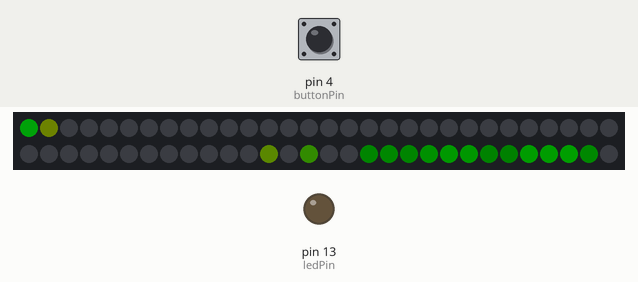
Recording of a sketch running on a simulated Arduino Uno, built with avr-gcc and run on an emulated ATmega328P. Parts: 60 RGB LEDs in strip order, left to right, continuing on the next row, output pins drawn as LEDs (lit = HIGH). The inputs (shaded band) are chosen by the test bench; at power-on: pin 4 (buttonPin) HIGH. Dim RGB values are drawn brighter than linear; random numbers use the default seed unless the sketch sets one.

Above: at 3.2 s.
3.3 s: pin 4 (buttonPin) pulled LOW for 0.15 s
At 4.3 s:
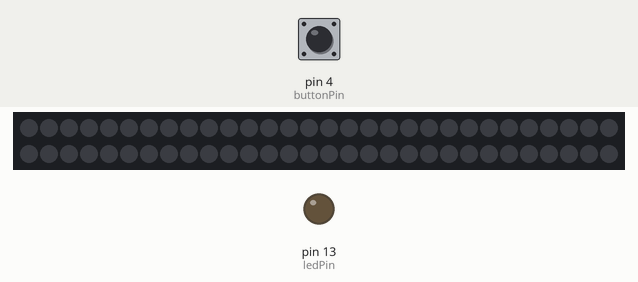
5.1 s: pin 4 (buttonPin) pulled LOW for 1 s
At 5.85 s:
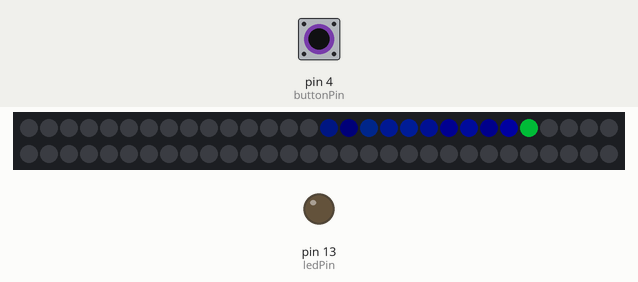
6.7 s: pin 4 (buttonPin) pulled LOW for 0.15 s
At 6.92 s:
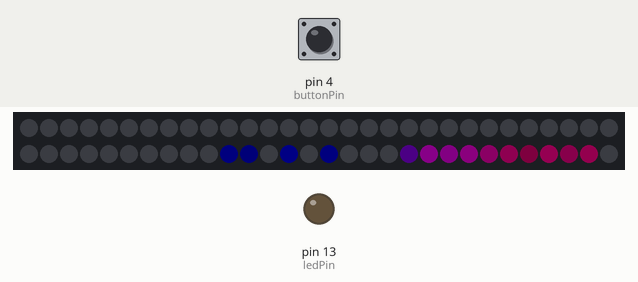
8.3 s: pin 4 (buttonPin) pulled LOW for 3.2 s
At 9.09 s:
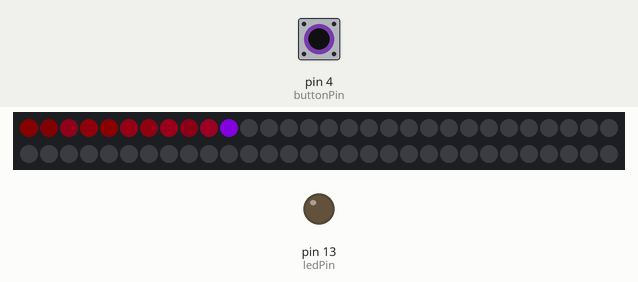
12.1 s: pin 4 (buttonPin) pulsed LOW 2 times (0.12 s each, 0.3 s apart)
At 13.8 s:
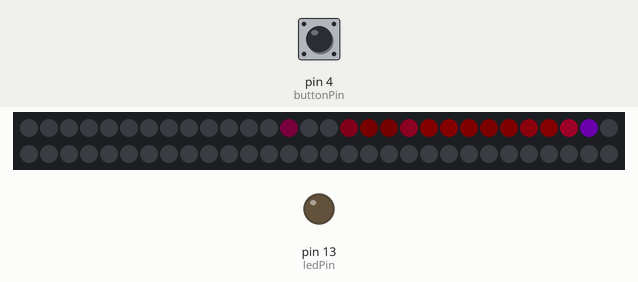
15.7 s: pin 4 (buttonPin) pulled LOW for 0.15 s
At 15.84 s:
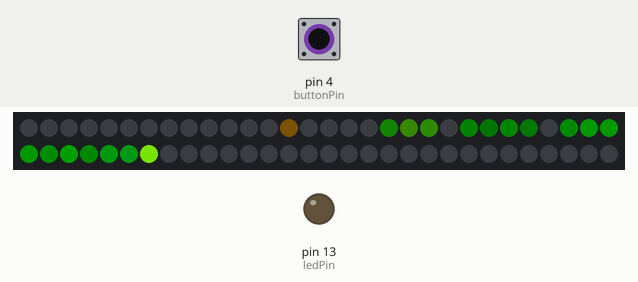
Timing chart, 0 to 18.4 s (numbered marks = the images above; inputs shaded):
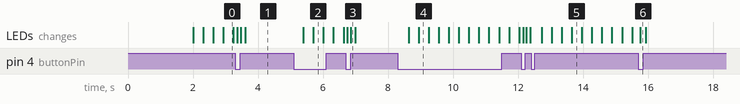

The sketch:

classical_music_show_v0.ino
```cpp
//==============LED strip part=================================================================

//This project needs the FastLED library - link in the description.
#include "FastLED.h"

//The total number of LEDs being used is 144
#define NUM_LEDS 60

// The data pin for the NeoPixel strip is connected to digital Pin 6 on the Arduino
#define DATA_PIN 6

//Initialise the LED array, the LED Hue (ledh) array, and the LED Brightness (ledb) array.
CRGB leds[NUM_LEDS];
byte ledh[NUM_LEDS];
byte ledb[NUM_LEDS];

//Pin connections
//const int potPin = A0;      // The potentiometer signal pin is connected to Arduino's Analog Pin 0
//const int yPin = A4;        // Y pin on accelerometer is connected to Arduino's Analog Pin 4
                            // The accelerometer's X Pin and the Z Pin were not used in this sketch

//Global Variables ---------------------------------------------------------------------------------
byte potVal=0;                // potVal:      manages color
byte prevPotVal=0;          // prevPotVal:  stores the previous potentiometer value
int LEDSpeed=50;             // LEDSpeed:    stores the "speed" of the LED animation sequence
int maxLEDSpeed = 300;       // maxLEDSpeed: identifies the maximum speed of the LED animation sequence
int LEDAccel=0;             // LEDAccel:    stores the acceleration value of the LED animation sequence (to speed it up or slow it down)
int LEDPosition=29;         // LEDPosition: identifies the LED within the strip to modify (leading LED). The number will be between 0-143.  (Zero to NUM_LEDS-1)
int oldPos=0;               // oldPos:      holds the previous position of the leading LED
byte hue = 0;               // hue:         stores the leading LED's hue value
byte intensity_origin = 100; // intensity_origin:   the base brightness of the leading LED
byte intensity=intensity_origin;//intensity of the LEDs
int changeIntensity=50;     // defines the weight of the intensity variation
byte bright = 80;           // bright:      this variable is used to modify the brightness of the trailing LEDs
int animationDelay = 0;     // animationDelay: is used in the animation Speed calculation. The greater the animationDelay, the slower the LED sequence.
int effect = 2;             // effect:      is used to differentiate and select one out of the four effects
int sparkTest = 0;          // sparkTest:   variable used in the "sparkle" LED animation sequence
boolean constSpeed = true; // constSpeed:  toggle between constant and variable speed.
int changeColorSpeed=5;   //defines the speed of color change 2 to 255
boolean bounce=false;     //boolean to define if the LED should bounce or start from the LEDPosition

//==============LED strip part- end=================================================================


//==============button part=================================================================

// set pin numbers:
const int buttonPin = 4;     // the number of the pushbutton pin
const int ledPin =  13;      // the number of the LED pin

// variables will change:
bool buttonState = HIGH;         // variable for reading the current pushbutton status
bool previous_buttonState=HIGH;
bool lightState =HIGH;                 // variable for light status
bool previous_lightState=HIGH;

//==============button part - end=================================================================


void setup() {
//==============button part=================================================================
  pinMode(ledPin, OUTPUT);  // initialize the LED pin as an output:
  pinMode(buttonPin, INPUT_PULLUP);     // initialize the pushbutton pin as an input:

//==============led part=================================================================
  delay(2000);          //Delay for two seconds to power the LEDS before starting the data signal on the Arduino
  FastLED.addLeds<WS2812B, DATA_PIN, GRB>(leds, NUM_LEDS);                            //initialise the LED strip

  //DEBUG///
  Serial.begin(9600);
}

void loop() {
//==============button part=================================================================
//  button_state();
//  light_change();
//  readPotentiometer();
  while(true){
    bool lightChange=false;
    lightChange=button_state();
    changeColor();
    changeBrightness();
    adjustSpeed();
    constrainLEDs();
    cometEffect();

      if (lightChange==true){
        delay(100);
        break;
        }
   }
   while(true){
    bool lightChange=false;
    lightChange=button_state();
//    fadeLEDs(100);
        for(int led = 0; led < NUM_LEDS/2; led++) {
          showLED(NUM_LEDS/2+led, 0, 0, 0);
          showLED(NUM_LEDS/2-1-led, 0, 0, 0);
        }
      if (lightChange==true){
        delay(100);
        break;
        }
   }


}


/////////////////////////////////////////////////////////////////////////////////
// Button state - returns true or false if there is a change in the button state
/////////////////////////////////////////////////////////////////////////////////


bool button_state(){
    // read the state of the pushbutton value:
  previous_buttonState=buttonState;
  buttonState = digitalRead(buttonPin);


    // check if the button state changed
  if (buttonState==LOW && previous_buttonState==HIGH) {
    previous_buttonState=buttonState;
      return true;
  }
  return false;
}

/////////////////////////////////////////////////////////////////////////////////

/////////////////////////////////////////////////////////////////////////////////
// Light change
/////////////////////////////////////////////////////////////////////////////////


void light_change(){
  if (lightState==HIGH) {
    digitalWrite(ledPin, HIGH);
      previous_lightState=HIGH;
//      adjustSpeed();
   while(true){
    digitalWrite(ledPin, HIGH);
      constrainLEDs();                                              // 3rd effect : Comet effect. Hue controlled by potentiometer, direction by accelerometer
      cometEffect();
      delay(100);
      digitalWrite(ledPin, LOW);
      if (button_state()==true){
        break;
        }
   }
  }
  if (lightState==LOW)  {
    digitalWrite(ledPin, LOW);
    previous_lightState=LOW;
    fadeLEDs(100);
  }
  delay(100);
}

/////////////////////////////////////////////////////////////////////////////////

//===================================================================================================================================================
// lightOff() : Randomly makes the LED color evolve
//===================================================================================================================================================
//void changeColor(){
//  long delta=random(0,changeColorSpeed);    //random number
//  potVal=potVal+delta;                      //add to the potVal which defines color in the functions
//  if(potVal>255){
//    potVal=0+delta;
//  }
//}


//===================================================================================================================================================
// readPotentiometer() : Take a potentiometer reading. This value will be used to control various LED animations, and to choose the animation sequence to display.
//===================================================================================================================================================
void readPotentiometer(){
  //Take a reading from the potentiometer and convert the value into a number between 0 and 255
//  potVal = map(analogRead(potPin), 0, 1023 , 0, 255);

  // If the potentiometer reading is equal to zero, then move to the next effect in the list.
  if(potVal==0){
    if(prevPotVal>0){   // This allows us to switch effects only when the potentiometer reading has changed to zero (from a positive number). Multiple zero readings will be ignored.
      prevPotVal = 0;   // Set the prev pot value to zero in order to ignore replicate zero readings.
      effect++;         // Go to the next effect.
      if(effect>4){
        effect=0;       // Go back to the first effect after the fifth effect.
      }
    }
  }
  prevPotVal=potVal;    // Keep track of the previous potentiometer reading
}

//===================================================================================================================================================

//===================================================================================================================================================
// changeColor() : Randomly makes the LED color evolve
//===================================================================================================================================================
void changeColor(){
  long delta=random(0,changeColorSpeed);    //random number
  potVal=potVal+delta;                      //add to the potVal which defines color in the functions
  if(potVal>255){
    potVal=0+delta;
  }
}

//===================================================================================================================================================
// changeBrightness() : Change the brightness of the LED
//===================================================================================================================================================
int i_cB=0;

void changeBrightness(){
  i_cB++;
  if(i_cB==10){
    i_cB=0;
    long delta=random(-100,100);
    intensity=intensity+delta;
    bright=bright+delta;
  }

}


//===================================================================================================================================================
// adjustSpeed() : use the Y axis value of the accelerometer to adjust the speed and the direction of the LED animation sequence
//===================================================================================================================================================
void adjustSpeed(){
  // Take a reading from the Y Pin of the accelerometer and adjust the value so that
  // positive numbers move in one direction, and negative numbers move in the opposite diraction.
  // We use the map function to convert the accelerometer readings, and the constrain function to ensure that it stays within the desired limits
  // The values of 230 and 640 were determined by trial and error and are specific to my accelerometer. You will need to adjust these numbers to suit your module.

  LEDAccel = 0;   //constrain(map(analogRead(yPin), 230, 640 , maxLEDSpeed, -maxLEDSpeed),-maxLEDSpeed, maxLEDSpeed);


  // If the constSpeed variable is "true", then make sure that the speed of the animation is constant by modifying the LEDSpeed and LEDAccel variables.
  if(constSpeed){
    LEDAccel=0;
    if(LEDSpeed>0){
      LEDSpeed = maxLEDSpeed/1.1;     // Adjust the LEDSpeed to half the maximum speed in the positive direction
    }
    if (LEDSpeed<0){
      LEDSpeed = -maxLEDSpeed/1.1;    // Adjust the LEDSpeed to half the maximum speed in the negative direction
    }
  }

  // The Speed of the LED animation sequence can increase (accelerate), decrease (decelerate) or stay the same (constant speed)
  LEDSpeed = LEDSpeed + LEDAccel;

  //The following lines of code are used to control the direction of the LED animation sequence, and limit the speed of that animation.
  if (LEDSpeed>0){
    LEDPosition++;                                       // Illuminate the LED in the Next position
    if (LEDSpeed>maxLEDSpeed){
      LEDSpeed=maxLEDSpeed;                              // Ensure that the speed does not go beyond the maximum speed in the positive direction
    }
  }

  if (LEDSpeed<0){
    LEDPosition--;                                       // Illuminate the LED in the Prior position
    if (LEDSpeed<-maxLEDSpeed){
      LEDSpeed = -maxLEDSpeed;                           // Ensure that the speed does not go beyond the maximum speed in the negative direction
    }
  }
}


//===================================================================================================================================================
// constrainLEDs() : This ensures that the LED animation sequence remains within the boundaries of the various arrays (and the LED strip)
//                   and it also creates a "bouncing" effect at both ends of the LED strip.
//===================================================================================================================================================
void constrainLEDs(){

  LEDPosition = constrain(LEDPosition, 0, NUM_LEDS-1);    // Make sure that the LEDs stay within the boundaries of the LED strip
  if(bounce){
    if(LEDPosition == 0 || LEDPosition == NUM_LEDS-1) {
        LEDSpeed = (LEDSpeed * -0.9);                         // Reverse the direction of movement when LED gets to end of strip. This creates a bouncing ball effect.
      }
  }
  else{
    if(LEDPosition==0){
      LEDPosition = NUM_LEDS-1;
    }
    if(LEDPosition==NUM_LEDS-1){
      LEDPosition = 0;
    }
  }
}


//===================================================================================================================================================
// cylonWithHueControl() :  This is the 1st LED effect. The cylon colour is controlled by the potentiometer. The speed is constant.
//===================================================================================================================================================
void cylonWithHueControl(){
      constSpeed = true;                                  // Make the LED animation speed constant
      showLED(LEDPosition, potVal, 255, intensity);       // Illuminate the LED
      fadeLEDs(8);                                        // Fade LEDs by a value of 8. Higher numbers will create a shorter tail.
      setDelay(LEDSpeed);                                 // The LEDSpeed is constant, so the delay is constant
}


//===================================================================================================================================================
// cylonWithBrightnessControl() : This is the 2nd LED effect. The cylon colour is red (hue=0), and the brightness is controlled by the potentiometer
//===================================================================================================================================================
void cylonWithBrightnessControl(){
      constSpeed = true;                                  // Make speed constant
      showLED(LEDPosition, 0, 255, intensity);               // Brightness is controlled by potentiometer.
      fadeLEDs(16);                                       // Fade LEDs by a value of 16
      setDelay(LEDSpeed);                                 // The LEDSpeed is constant, so the delay is constant
}


//===================================================================================================================================================
// cometEffect() :  This is the 3rd LED effect. The random brightness of the trailing LEDs produces an interesting comet-like effect.
//===================================================================================================================================================
void cometEffect(){
      constSpeed = true;                                  // The speed will be controlled by the slope of the accelerometer (y-Axis)
      showLED(LEDPosition, potVal, 255, intensity);        // Hue will change with potentiometer.

      //The following lines create the comet effect
      bright = random(50, 100);                            // Randomly select a brightness between 50 and 100
      leds[LEDPosition] = CHSV((potVal+40),255, bright);   // The trailing LEDs will have a different hue to the leading LED, and will have a random brightness
      fadeLEDs(8);                                         // This will affect the length of the Trailing LEDs
      setDelay(LEDSpeed);                                  // The LEDSpeed will be affected by the slope of the Accelerometer's y-Axis
}


//===================================================================================================================================================
// fireStarter() : This is the 4th LED effect. It starts off looking like a ball of fire, leaving a trail of little fires. But as you
//                 turn the potentiometer, it becomes more like a shooting star with a rainbow-sparkle trail.
//===================================================================================================================================================
void fireStarter(){
      constSpeed = false;                                  // The speed will be controlled by the slope of the accelerometer (y-Axis)
      ledh[LEDPosition] = potVal;                          // Hue is controlled by potentiometer
      showLED(LEDPosition, ledh[LEDPosition], 255, intensity);

      //The following lines create the fire starter effect
      bright = random(50, 100);                            // Randomly select a brightness between 50 and 100
      ledb[LEDPosition] = bright;                          // Assign this random brightness value to the trailing LEDs
      sparkle(potVal/5);                                   // Call the sparkle routine to create that sparkling effect. The potentiometer controls the difference in hue from LED to LED.
      fadeLEDs(1);                                         // A low number creates a longer tail
      setDelay(LEDSpeed);                                  // The LEDSpeed will be affected by the slope of the Accelerometer's y-Axis
}


//===================================================================================================================================================
// levelSense() : This is the 5th and final LED effect. The accelerometer is used in conjunction with the LED strip to create a digital "Spirit" Level.
//                You can use the illuminated LEDs to identify the angle of the LED strip
//===================================================================================================================================================
//void levelSense(){
//      constSpeed = true;
//      LEDPosition = constrain(map(analogRead(yPin), 230, 640, 1, NUM_LEDS-1), 0 , NUM_LEDS-1);
//
//      //Jitter correction: this will reduce the amount of jitter caused by the accelerometer reading variability
//      if(abs(LEDPosition-oldPos) < 2){
//        LEDPosition = oldPos;
//      }
//
//      //The following lines of code will ensure the colours remain within the red to green range, with green in the middle and red at the ends.
//      hue = map(LEDPosition, 0, NUM_LEDS-1, 0, 200);
//      if (hue>100){
//         hue = 200 - hue;
//      }
//
//      //Illuminate 2 LEDs next to each other
//      showLED(LEDPosition, hue, 255, intensity);
//      showLED(LEDPosition-1, hue, 255, intensity);
//
//      //If the position moves, then fade the old LED positions by a factor of 25 (high numbers mean shorter tail)
//      fadeLEDs(25);
//      oldPos = LEDPosition;
//}


//===================================================================================================================================================
// fadeLEDs(): This function is used to fade the LEDs back to black (OFF)
//===================================================================================================================================================
void fadeLEDs(int fadeVal){
  for (int i = 0; i<NUM_LEDS; i++){
    leds[i].fadeToBlackBy( fadeVal );
  }
}


//===================================================================================================================================================
// showLED() : is used to illuminate the LEDs
//===================================================================================================================================================
void showLED(int pos, byte LEDhue, byte LEDsat, byte LEDbright){
  leds[pos] = CHSV(LEDhue,LEDsat,LEDbright);
  FastLED.show();
}


//===================================================================================================================================================
// setDelay() : is where the speed of the LED animation sequence is controlled. The speed of the animation is controlled by the LEDSpeed variable.
//              and cannot go faster than the maxLEDSpeed variable.
//===================================================================================================================================================
void setDelay(int LSpeed){
  animationDelay = maxLEDSpeed - abs(LSpeed);
  delay(animationDelay);
}


//===================================================================================================================================================
// sparkle() : is used by the fireStarter routine to create a sparkling/fire-like effect
//             Each LED hue and brightness is monitored and modified using arrays  (ledh[]  and ledb[])
//===================================================================================================================================================
void sparkle(byte hDiff){
  for(int i = 0; i < NUM_LEDS; i++) {
    ledh[i] = ledh[i] + hDiff;                // hDiff controls the extent to which the hue changes along the trailing LEDs

    // This will prevent "negative" brightness.
    if(ledb[i]<3){
      ledb[i]=0;
    }

    // The probability of "re-igniting" an LED will decrease as you move along the tail
    // Once the brightness reaches zero, it cannot be re-ignited unless the leading LED passes over it again.
    if(ledb[i]>0){
      ledb[i]=ledb[i]-2;
      sparkTest = random(0,bright);
      if(sparkTest>(bright-(ledb[i]/1.1))){
        ledb[i] = bright;
      } else {
        ledb[i] = ledb[i] / 2;
      }
    }
    leds[i] = CHSV(ledh[i],255,ledb[i]);
  }
}
```

Measured:
- after the input at 5.1 s, the LEDs: first change after 0.29 s (image 2 shows a later state)
- after the input at 8.3 s, the LEDs: first change after 0.33 s (image 4 shows a later state)
